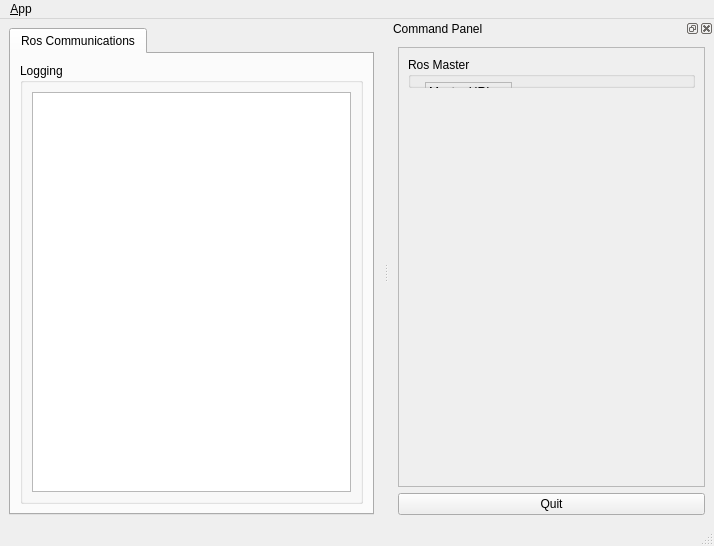
<?xml version="1.0" encoding="UTF-8"?>
<ui version="4.0">
 <class>MainWindowDesign</class>
 <widget class="QMainWindow" name="MainWindowDesign">
  <property name="geometry">
   <rect>
    <x>0</x>
    <y>0</y>
    <width>714</width>
    <height>546</height>
   </rect>
  </property>
  <property name="windowTitle">
   <string>QTutorials</string>
  </property>
  <property name="locale">
   <locale language="English" country="Australia"/>
  </property>
  <widget class="QWidget" name="centralwidget">
   <layout class="QHBoxLayout">
    <item>
     <widget class="QTabWidget" name="tab_manager">
      <property name="minimumSize">
       <size>
        <width>100</width>
        <height>0</height>
       </size>
      </property>
      <property name="locale">
       <locale language="English" country="Australia"/>
      </property>
      <property name="currentIndex">
       <number>0</number>
      </property>
      <widget class="QWidget" name="tab_status">
       <attribute name="title">
        <string>Ros Communications</string>
       </attribute>
       <layout class="QVBoxLayout" name="verticalLayout_2">
        <item>
         <widget class="QGroupBox" name="groupBox_12">
          <property name="sizePolicy">
           <sizepolicy hsizetype="MinimumExpanding" vsizetype="Preferred">
            <horstretch>0</horstretch>
            <verstretch>0</verstretch>
           </sizepolicy>
          </property>
          <property name="title">
           <string>Logging</string>
          </property>
          <layout class="QGridLayout" name="gridLayout_3">
           <item row="0" column="0">
            <widget class="QListView" name="view_logging"/>
           </item>
          </layout>
         </widget>
        </item>
       </layout>
      </widget>
     </widget>
    </item>
   </layout>
  </widget>
  <widget class="QMenuBar" name="menubar">
   <property name="geometry">
    <rect>
     <x>0</x>
     <y>0</y>
     <width>714</width>
     <height>25</height>
    </rect>
   </property>
   <widget class="QMenu" name="menu_File">
    <property name="title">
     <string>&amp;App</string>
    </property>
    <addaction name="action_Preferences"/>
    <addaction name="separator"/>
    <addaction name="actionAbout"/>
    <addaction name="actionAbout_Qt"/>
    <addaction name="separator"/>
    <addaction name="action_Quit"/>
   </widget>
   <addaction name="menu_File"/>
  </widget>
  <widget class="QStatusBar" name="statusbar"/>
  <widget class="QDockWidget" name="dock_status">
   <property name="sizePolicy">
    <sizepolicy hsizetype="Minimum" vsizetype="Preferred">
     <horstretch>0</horstretch>
     <verstretch>0</verstretch>
    </sizepolicy>
   </property>
   <property name="minimumSize">
    <size>
     <width>325</width>
     <height>368</height>
    </size>
   </property>
   <property name="allowedAreas">
    <set>Qt::RightDockWidgetArea</set>
   </property>
   <property name="windowTitle">
    <string>Command Panel</string>
   </property>
   <attribute name="dockWidgetArea">
    <number>2</number>
   </attribute>
   <widget class="QWidget" name="dockWidgetContents_2">
    <layout class="QVBoxLayout" name="verticalLayout">
     <item>
      <widget class="QFrame" name="frame">
       <property name="sizePolicy">
        <sizepolicy hsizetype="Minimum" vsizetype="Preferred">
         <horstretch>0</horstretch>
         <verstretch>0</verstretch>
        </sizepolicy>
       </property>
       <property name="frameShape">
        <enum>QFrame::StyledPanel</enum>
       </property>
       <property name="frameShadow">
        <enum>QFrame::Raised</enum>
       </property>
       <layout class="QVBoxLayout" name="verticalLayout_3">
        <item>
         <widget class="QGroupBox" name="groupBox">
          <property name="title">
           <string>Ros Master</string>
          </property>
          <widget class="QLabel" name="label">
           <property name="geometry">
            <rect>
             <x>17</x>
             <y>25</y>
             <width>87</width>
             <height>19</height>
            </rect>
           </property>
           <property name="frameShape">
            <enum>QFrame::StyledPanel</enum>
           </property>
           <property name="frameShadow">
            <enum>QFrame::Raised</enum>
           </property>
           <property name="text">
            <string>Master URL</string>
           </property>
          </widget>
          <widget class="QLineEdit" name="line_edit_master">
           <property name="geometry">
            <rect>
             <x>17</x>
             <y>50</y>
             <width>129</width>
             <height>27</height>
            </rect>
           </property>
           <property name="text">
            <string>http://192.168.1.2:11311/</string>
           </property>
          </widget>
          <widget class="QLabel" name="label_2">
           <property name="geometry">
            <rect>
             <x>17</x>
             <y>83</y>
             <width>58</width>
             <height>19</height>
            </rect>
           </property>
           <property name="frameShape">
            <enum>QFrame::StyledPanel</enum>
           </property>
           <property name="frameShadow">
            <enum>QFrame::Raised</enum>
           </property>
           <property name="text">
            <string>Host IP</string>
           </property>
          </widget>
          <widget class="QLineEdit" name="line_edit_host">
           <property name="geometry">
            <rect>
             <x>17</x>
             <y>108</y>
             <width>129</width>
             <height>27</height>
            </rect>
           </property>
           <property name="text">
            <string>192.168.1.67</string>
           </property>
          </widget>
          <widget class="QCheckBox" name="checkbox_use_environment">
           <property name="geometry">
            <rect>
             <x>17</x>
             <y>141</y>
             <width>207</width>
             <height>22</height>
            </rect>
           </property>
           <property name="layoutDirection">
            <enum>Qt::RightToLeft</enum>
           </property>
           <property name="text">
            <string>Use environment variables</string>
           </property>
          </widget>
          <widget class="QCheckBox" name="checkbox_remember_settings">
           <property name="geometry">
            <rect>
             <x>17</x>
             <y>169</y>
             <width>233</width>
             <height>22</height>
            </rect>
           </property>
           <property name="layoutDirection">
            <enum>Qt::RightToLeft</enum>
           </property>
           <property name="text">
            <string>Remember settings on startup</string>
           </property>
          </widget>
          <widget class="QPushButton" name="button_connect">
           <property name="enabled">
            <bool>true</bool>
           </property>
           <property name="geometry">
            <rect>
             <x>193</x>
             <y>197</y>
             <width>85</width>
             <height>27</height>
            </rect>
           </property>
           <property name="sizePolicy">
            <sizepolicy hsizetype="MinimumExpanding" vsizetype="Fixed">
             <horstretch>0</horstretch>
             <verstretch>0</verstretch>
            </sizepolicy>
           </property>
           <property name="toolTip">
            <string>Set the target to the current joint trajectory state.</string>
           </property>
           <property name="statusTip">
            <string>Clear all waypoints and set the target to the current joint trajectory state.</string>
           </property>
           <property name="text">
            <string>Connect</string>
           </property>
          </widget>
         </widget>
        </item>
        <item>
         <spacer name="verticalSpacer_3">
          <property name="orientation">
           <enum>Qt::Vertical</enum>
          </property>
          <property name="sizeHint" stdset="0">
           <size>
            <width>20</width>
            <height>233</height>
           </size>
          </property>
         </spacer>
        </item>
       </layout>
      </widget>
     </item>
     <item>
      <widget class="QPushButton" name="quit_button">
       <property name="sizePolicy">
        <sizepolicy hsizetype="MinimumExpanding" vsizetype="Fixed">
         <horstretch>0</horstretch>
         <verstretch>0</verstretch>
        </sizepolicy>
       </property>
       <property name="text">
        <string>Quit</string>
       </property>
      </widget>
     </item>
    </layout>
   </widget>
  </widget>
  <action name="action_Quit">
   <property name="text">
    <string>&amp;Quit</string>
   </property>
   <property name="shortcut">
    <string>Ctrl+Q</string>
   </property>
   <property name="shortcutContext">
    <enum>Qt::ApplicationShortcut</enum>
   </property>
  </action>
  <action name="action_Preferences">
   <property name="text">
    <string>&amp;Preferences</string>
   </property>
  </action>
  <action name="actionAbout">
   <property name="text">
    <string>&amp;About</string>
   </property>
  </action>
  <action name="actionAbout_Qt">
   <property name="text">
    <string>About &amp;Qt</string>
   </property>
  </action>
 </widget>
 <resources/>
 <connections>
  <connection>
   <sender>action_Quit</sender>
   <signal>triggered()</signal>
   <receiver>MainWindowDesign</receiver>
   <slot>close()</slot>
   <hints>
    <hint type="sourcelabel">
     <x>-1</x>
     <y>-1</y>
    </hint>
    <hint type="destinationlabel">
     <x>399</x>
     <y>299</y>
    </hint>
   </hints>
  </connection>
  <connection>
   <sender>quit_button</sender>
   <signal>clicked()</signal>
   <receiver>MainWindowDesign</receiver>
   <slot>close()</slot>
   <hints>
    <hint type="sourcelabel">
     <x>859</x>
     <y>552</y>
    </hint>
    <hint type="destinationlabel">
     <x>469</x>
     <y>299</y>
    </hint>
   </hints>
  </connection>
 </connections>
</ui>
